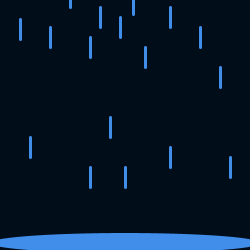
Frame 1 (no input)
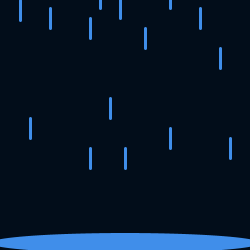
Frame 60 (the mouse pressed at the canvas centre just before this capture)
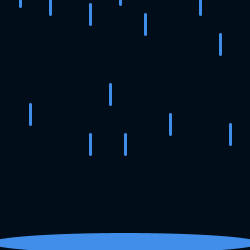
Frame 120 (the mouse held since frame 60 and released just before this capture)

The Processing sketch that drew these frames (run headless with seeded random() and noise(); from frame 60 on, the mouse is pressed at the canvas centre):

// Processing sketch: processing_19206
// ── processing_19206.pde

float y=0;

void setup(){
  size (250,250);
smooth();
}

void draw(){
  background(#020D1A);
  noStroke();
  fill(#408EEA);
  ellipse (125,243,270,20);
  stroke(#408EEA);
  strokeWeight(3);
 
  y= y+7;
  translate (0,y);
  line (100, 0, 100,20);
  line (120, 10, 120,30);
  line(20,12,20,32);
  line(170, 0,170,20);
  line(200,20,200,40);
  line(90, 30, 90,50);
  line(70, -20, 70,0);
  line (133, -13, 133,7);
  line (50, 20, 50,40);
  line (220, 60, 220,80);
  line (145, 40, 145,60);
  line (30, -70, 30,-90);
  line (70, -90, 70,-110);
  line (200, -60, 200,-80);
  line (150, -50, 150,-70);
  line (177, -10, 177,-30);
  line (115, -20, 115,-40);
  line (50, -110, 50,-130);
  line (190, -150, 190,-170);
  line (125, -60, 125,-80);
  line (230, -50, 230,-70);
  line (170, -40, 170,-60);
  line (30, -30, 30,-50);
  line (160, -100, 160,-120);
  line (90, -60, 90,-80);
   line (125, -160, 125,-180);
  line (230, -150, 230,-170);
  line (170, -140, 170,-160);
  line (30, -130, 30,-150);
  line (110, -110, 110,-130);
  line (90, -160, 90,-180);
  line (125, -260, 125,-280);
  line (230, -250, 230,-270);
  line (170, -240, 170,-260);
  line (30, -230, 30,-250);
  line (110, -210, 110,-230);
  line (90, -260, 90,-280);
  line (125, -360, 125,-380);
  line (230, -350, 230,-370);
  line (170, -340, 170,-360);
  line (30, -330, 30,-350);
  line (110, -310, 110,-330);
  line (90, -360, 90,-380);
  line (125, 160, 125,180);
  line (230, 150, 230,170);
  line (170, 140, 170,160);
  line (30, 130, 30,150);
  line (110, 110, 110,130);
  line (90, 160, 90,180);
  
  
 if(y>390){
    y=-40;  
}
}
